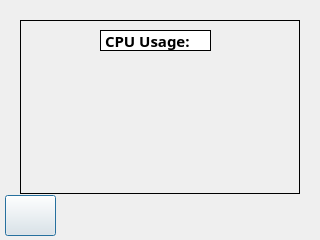
<?xml version="1.0" encoding="UTF-8"?>
<ui version="4.0">
 <class>CPU</class>
 <widget class="QDialog" name="CPU">
  <property name="enabled">
   <bool>true</bool>
  </property>
  <property name="geometry">
   <rect>
    <x>0</x>
    <y>0</y>
    <width>320</width>
    <height>240</height>
   </rect>
  </property>
  <property name="windowTitle">
   <string>Dialog</string>
  </property>
  <widget class="QPushButton" name="BackCPU">
   <property name="geometry">
    <rect>
     <x>5</x>
     <y>195</y>
     <width>51</width>
     <height>41</height>
    </rect>
   </property>
   <property name="text">
    <string/>
   </property>
   <property name="icon">
    <iconset resource="images.qrc">
     <normaloff>:/Images/back.png</normaloff>:/Images/back.png</iconset>
   </property>
   <property name="iconSize">
    <size>
     <width>40</width>
     <height>40</height>
    </size>
   </property>
  </widget>
  <widget class="QLabel" name="CPUStats">
   <property name="geometry">
    <rect>
     <x>20</x>
     <y>20</y>
     <width>280</width>
     <height>174</height>
    </rect>
   </property>
   <property name="font">
    <font>
     <family>Purisa</family>
     <pointsize>40</pointsize>
     <weight>75</weight>
     <bold>true</bold>
    </font>
   </property>
   <property name="styleSheet">
    <string notr="true">border-image: url(:/Images/BuffLogo.png);</string>
   </property>
   <property name="frameShape">
    <enum>QFrame::Panel</enum>
   </property>
   <property name="text">
    <string/>
   </property>
   <property name="alignment">
    <set>Qt::AlignHCenter|Qt::AlignTop</set>
   </property>
  </widget>
  <widget class="QLabel" name="label">
   <property name="geometry">
    <rect>
     <x>100</x>
     <y>30</y>
     <width>111</width>
     <height>21</height>
    </rect>
   </property>
   <property name="font">
    <font>
     <family>Purisa</family>
     <pointsize>11</pointsize>
     <weight>75</weight>
     <bold>true</bold>
    </font>
   </property>
   <property name="styleSheet">
    <string notr="true">background-color: rgb(255, 255, 255);</string>
   </property>
   <property name="frameShape">
    <enum>QFrame::Panel</enum>
   </property>
   <property name="text">
    <string>CPU Usage:</string>
   </property>
  </widget>
  <zorder>CPUStats</zorder>
  <zorder>label</zorder>
  <zorder>BackCPU</zorder>
 </widget>
 <resources>
  <include location="images.qrc"/>
 </resources>
 <connections/>
</ui>
